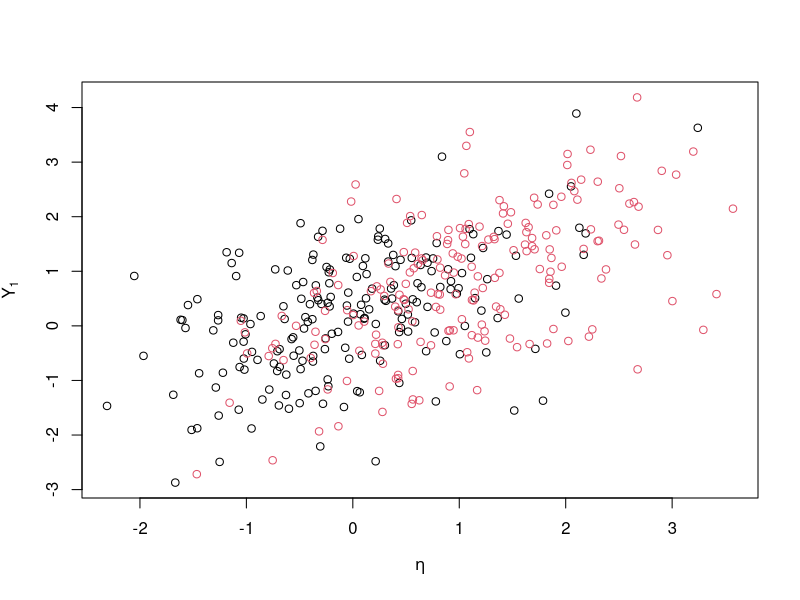
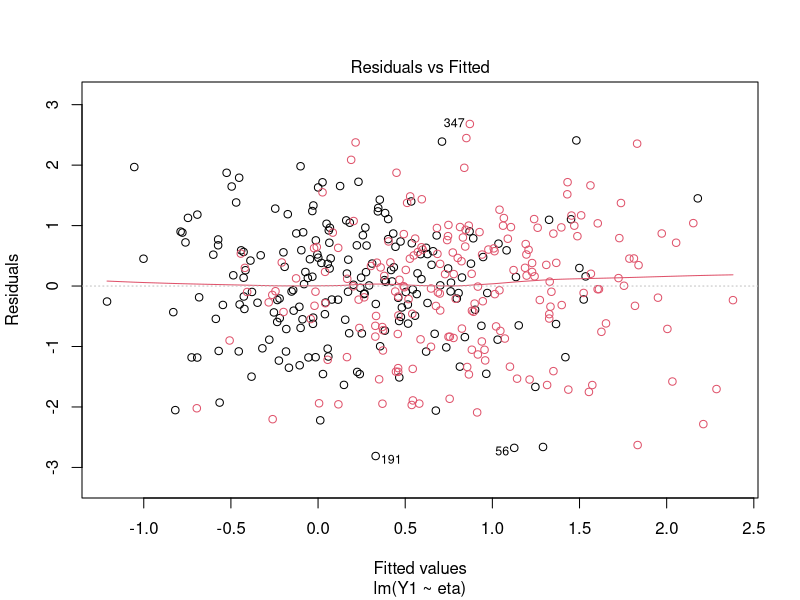
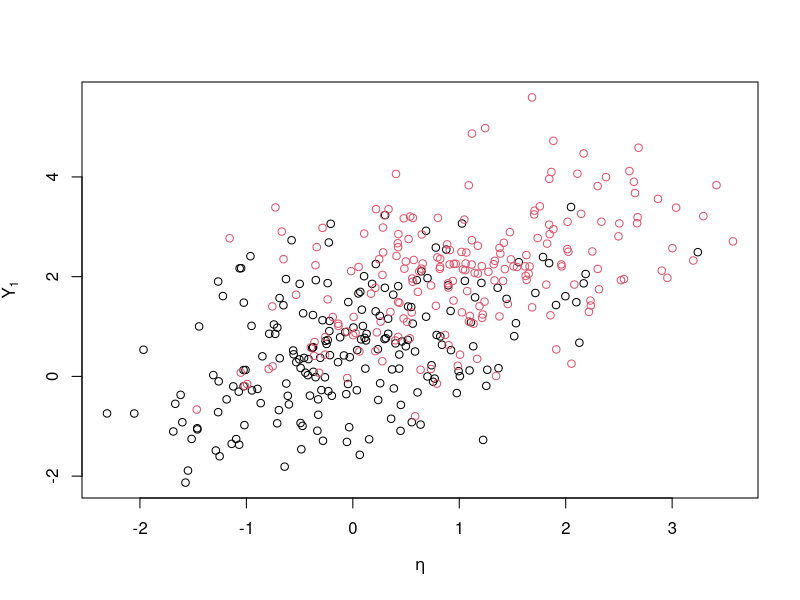
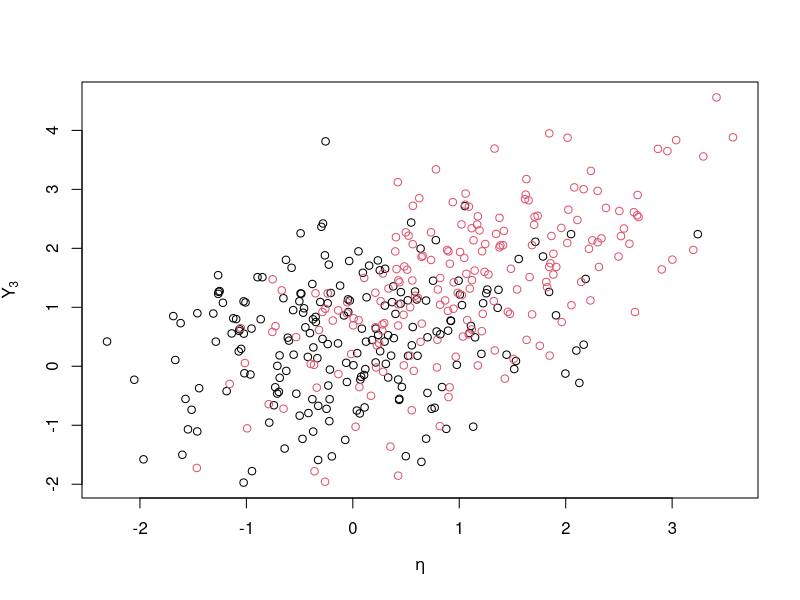
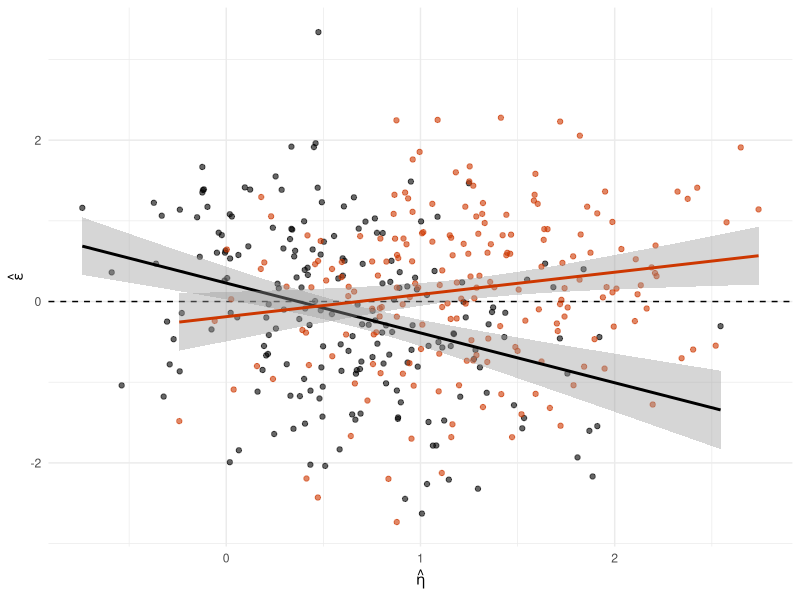
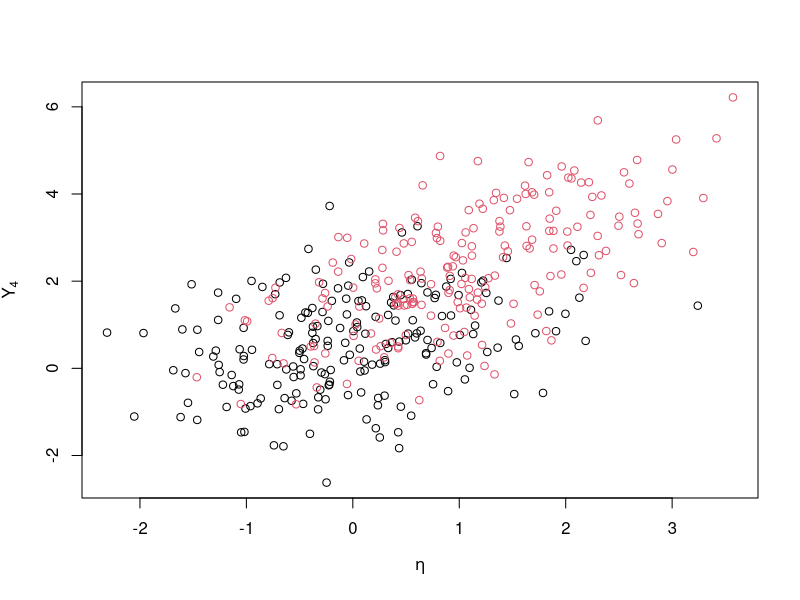
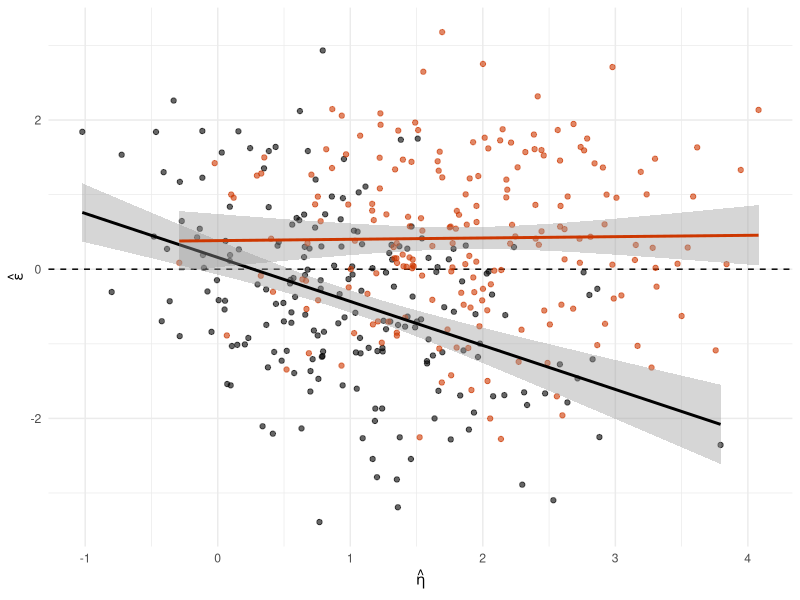
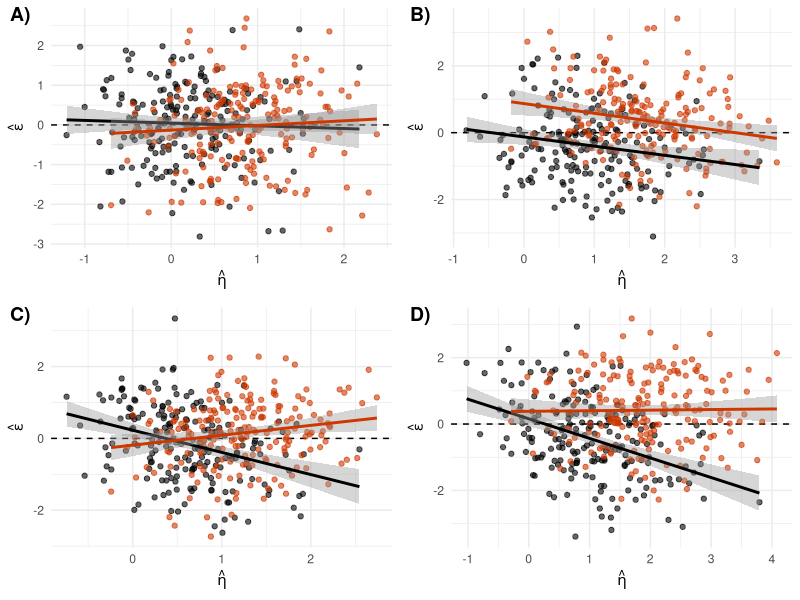

R code for these plots, in order:
library(ggplot2)
library(ggpubr)
library(here)
set.seed(123)
n = 400
envir = rep(1:2, each = n/2)
eta = c(rnorm(n/2), rnorm(n/2, 1))

# full measurement invariance
Y1 = 0.6 * eta + rnorm(n, 0.2)
plot(eta, Y1, col = envir, xlab = expression(eta), ylab = expression(Y[1]))
plot(lm(Y1 ~ eta), which = 1, col = envir)
df1 = data.frame(x = predict(lm(Y1 ~ eta)),
                 y = resid(lm(Y1 ~ eta)),
                 envir = as.factor(envir))
p1 = ggplot(df1, aes(x = x, y = y, color = envir)) + 
  geom_hline(yintercept = 0, linetype = "dashed") +
  geom_point(alpha = 0.6, show.legend = F) +
  geom_smooth(method = "lm", show.legend = F) + 
  scale_color_manual(values = c("black", "orangered3")) +
  labs(x = expression(hat(eta)),
       y = expression(hat(epsilon))) + 
  theme_minimal()

# unequal taus
Y2 = (envir == 2)*0.9 + 0.6 * eta + rnorm(n, 0.5)
plot(eta, Y2, col = envir, xlab = expression(eta), ylab = expression(Y[1]))
df2 = data.frame(x = predict(lm(Y2 ~ eta)),
                 y = resid(lm(Y2 ~ eta)),
                 envir = as.factor(envir))
p2 = ggplot(df2, aes(x = x, y = y, color = envir)) + 
  geom_hline(yintercept = 0, linetype = "dashed") +
  geom_point(alpha = 0.6, show.legend = F) +
  geom_smooth(method = "lm", show.legend = F) + 
  scale_color_manual(values = c("black", "orangered3")) +
  labs(x = expression(hat(eta)),
       y = expression(hat(epsilon))) + 
  theme_minimal()

# unequal lambdas
Y3 = (0.3+(envir == 2)*0.5) * eta + rnorm(n, 0.5)
plot(eta, Y3, col = envir, xlab = expression(eta), ylab = expression(Y[3]))
df3 = data.frame(x = predict(lm(Y3 ~ eta)),
                 y = resid(lm(Y3 ~ eta)),
                 envir = as.factor(envir))
p3 = ggplot(df3, aes(x = x, y = y, color = envir)) + 
  geom_hline(yintercept = 0, linetype = "dashed") +
  geom_point(alpha = 0.6, show.legend = F) +
  geom_smooth(method = "lm", show.legend = F) + 
  scale_color_manual(values = c("black", "orangered3")) +
  labs(x = expression(hat(eta)),
       y = expression(hat(epsilon))) + 
  theme_minimal()
p3

# unequal lambdas & taus
Y4 = (envir == 2)*0.9 + (0.3+(envir == 2)*0.5) * eta + rnorm(n, 0.5)
plot(eta, Y4, col = envir, xlab = expression(eta), ylab = expression(Y[4]))
df4 = data.frame(x = predict(lm(Y4 ~ eta)),
                 y = resid(lm(Y4 ~ eta)),
                 envir = as.factor(envir))
p4 = ggplot(df4, aes(x = x, y = y, color = envir)) + 
  geom_hline(yintercept = 0, linetype = "dashed") +
  geom_point(alpha = 0.6, show.legend = F) +
  geom_smooth(method = "lm", show.legend = F) + 
  scale_color_manual(values = c("black", "orangered3")) +
  labs(x = expression(hat(eta)),
       y = expression(hat(epsilon))) + 
  theme_minimal()
p4

#
ggarrange(p1, p2, p3, p4,
          labels = c("A)", "B)", "C)", "D)"),
          ncol = 2, nrow = 2)

ggsave(here("figures", "Proposal_Motivating2.pdf"), width = 7, height = 5)
